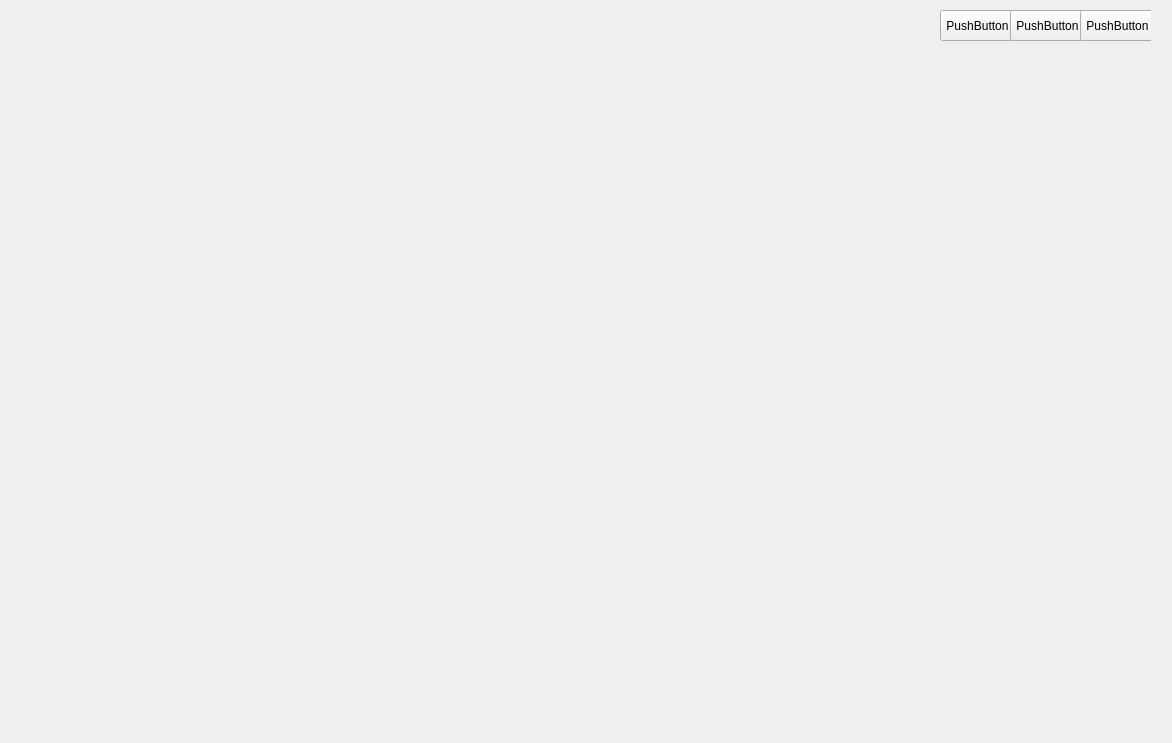
<?xml version="1.0" encoding="UTF-8"?>
<ui version="4.0">
 <class>Form</class>
 <widget class="QWidget" name="Form">
  <property name="geometry">
   <rect>
    <x>0</x>
    <y>0</y>
    <width>1172</width>
    <height>743</height>
   </rect>
  </property>
  <property name="windowTitle">
   <string>Form</string>
  </property>
  <widget class="QWidget" name="widget" native="true">
   <property name="geometry">
    <rect>
     <x>10</x>
     <y>10</y>
     <width>1141</width>
     <height>711</height>
    </rect>
   </property>
   <widget class="QWidget" name="titlebar" native="true">
    <property name="geometry">
     <rect>
      <x>0</x>
      <y>0</y>
      <width>1141</width>
      <height>31</height>
     </rect>
    </property>
    <widget class="QPushButton" name="mininum_button">
     <property name="geometry">
      <rect>
       <x>930</x>
       <y>0</y>
       <width>75</width>
       <height>31</height>
      </rect>
     </property>
     <property name="text">
      <string>PushButton</string>
     </property>
    </widget>
    <widget class="QPushButton" name="maximum_button">
     <property name="geometry">
      <rect>
       <x>1000</x>
       <y>0</y>
       <width>75</width>
       <height>31</height>
      </rect>
     </property>
     <property name="text">
      <string>PushButton</string>
     </property>
    </widget>
    <widget class="QPushButton" name="close_button">
     <property name="geometry">
      <rect>
       <x>1070</x>
       <y>0</y>
       <width>75</width>
       <height>31</height>
      </rect>
     </property>
     <property name="text">
      <string>PushButton</string>
     </property>
    </widget>
   </widget>
  </widget>
 </widget>
 <resources/>
 <connections/>
</ui>
